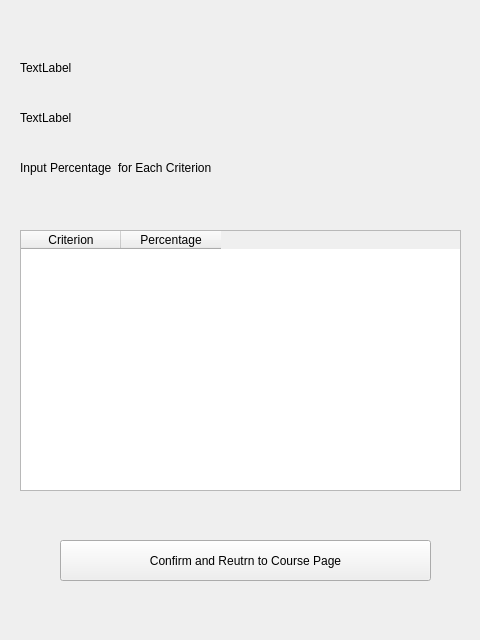
<?xml version="1.0" encoding="UTF-8"?>
<ui version="4.0">
 <class>Dialog</class>
 <widget class="QDialog" name="Dialog">
  <property name="geometry">
   <rect>
    <x>0</x>
    <y>0</y>
    <width>480</width>
    <height>640</height>
   </rect>
  </property>
  <property name="windowTitle">
   <string>Dialog</string>
  </property>
  <widget class="QLabel" name="label">
   <property name="geometry">
    <rect>
     <x>20</x>
     <y>160</y>
     <width>281</width>
     <height>16</height>
    </rect>
   </property>
   <property name="text">
    <string>Input Percentage  for Each Criterion</string>
   </property>
  </widget>
  <widget class="QTableWidget" name="tableWidget">
   <property name="geometry">
    <rect>
     <x>20</x>
     <y>230</y>
     <width>441</width>
     <height>261</height>
    </rect>
   </property>
   <attribute name="horizontalHeaderMinimumSectionSize">
    <number>0</number>
   </attribute>
   <column>
    <property name="text">
     <string>Criterion</string>
    </property>
   </column>
   <column>
    <property name="text">
     <string>Percentage</string>
    </property>
   </column>
  </widget>
  <widget class="QLabel" name="label_3">
   <property name="geometry">
    <rect>
     <x>20</x>
     <y>60</y>
     <width>411</width>
     <height>16</height>
    </rect>
   </property>
   <property name="text">
    <string>TextLabel</string>
   </property>
  </widget>
  <widget class="QPushButton" name="pushButton">
   <property name="geometry">
    <rect>
     <x>60</x>
     <y>540</y>
     <width>371</width>
     <height>41</height>
    </rect>
   </property>
   <property name="text">
    <string>Confirm and Reutrn to Course Page</string>
   </property>
   <property name="autoDefault">
    <bool>false</bool>
   </property>
  </widget>
  <widget class="QLabel" name="label_2">
   <property name="geometry">
    <rect>
     <x>20</x>
     <y>110</y>
     <width>431</width>
     <height>16</height>
    </rect>
   </property>
   <property name="text">
    <string>TextLabel</string>
   </property>
  </widget>
  <zorder>label</zorder>
  <zorder>tableWidget</zorder>
  <zorder>label_3</zorder>
  <zorder>label_2</zorder>
  <zorder>pushButton</zorder>
 </widget>
 <resources/>
 <connections/>
</ui>
